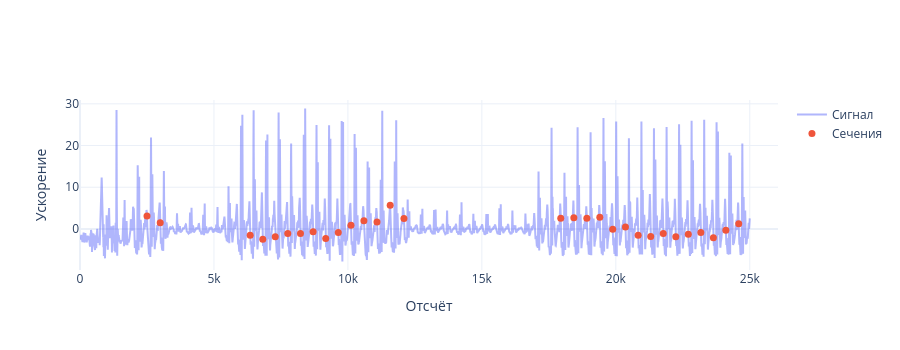

The code cell stored with this chart in its notebook:
### Code cell
indexes_init = indexes + WINDOW - 1
fig = go.Figure()
fig.add_scatter(y=x_acc_test_m, mode='lines', name='Сигнал', opacity=0.5)
fig.add_scatter(x=indexes_init, y=x_acc_test_m[indexes_init],
                mode='markers', marker_size=7, name='Сечения')
fig.update_layout(template='plotly_white', height=350,
                  xaxis_title='Отсчёт', yaxis_title='Ускорение')
fig.show()

### Figure 1 — Plotly figure (JSON) as saved in the notebook; plotly's stock layout.template omitted (floating-point values rounded to 4 significant figures; data arrays with more than 128 entries replaced by an {"elided": "..."} marker saying what was removed)
{"data": [{"mode": "lines", "name": "Сигнал", "opacity": 0.5, "type": "scatter", "y": {"elided": "25000 float values"}}, {"marker": {"size": 7}, "mode": "markers", "name": "Сечения", "type": "scatter", "x": [2501, 2994, 6352, 6822, 7288, 7755, 8229, 8701, 9172, 9640, 10115, 10597, 11086, 11578, 12092, 17944, 18433, 18918, 19402, 19884, 20359, 20833, 21301, 21770, 22239, 22705, 23173, 23641, 24107, 24587], "y": [3.113, 1.507, -1.498, -2.467, -1.889, -1.087, -1.071, -0.6779, -2.309, -0.8599, 0.9085, 1.941, 1.649, 5.7, 2.488, 2.566, 2.676, 2.534, 2.786, -0.07043, 0.4339, -1.527, -1.806, -1.125, -1.856, -1.292, -0.8429, -2.116, -0.33, 1.247]}], "layout": {"height": 350, "xaxis": {"title": {"text": "Отсчёт"}}, "yaxis": {"title": {"text": "Ускорение"}}}}
